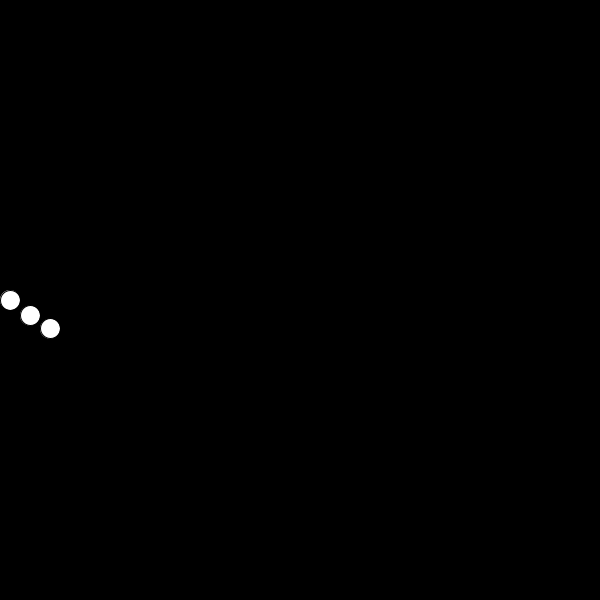
Frame 1 (no input)
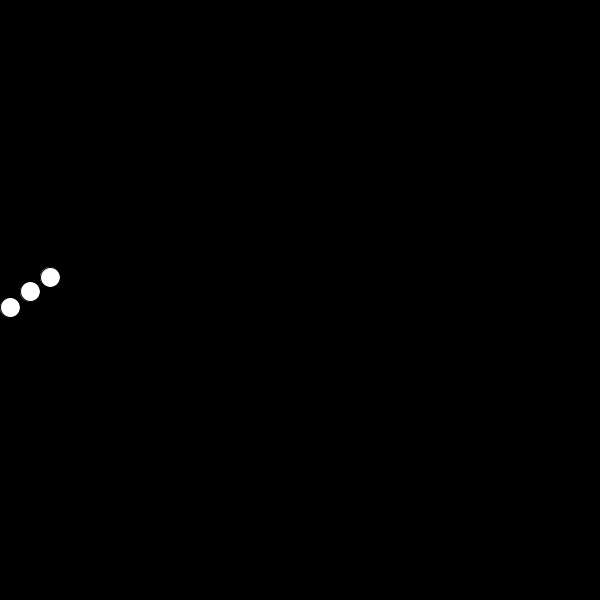
Frame 60 (the mouse pressed at the canvas centre just before this capture)
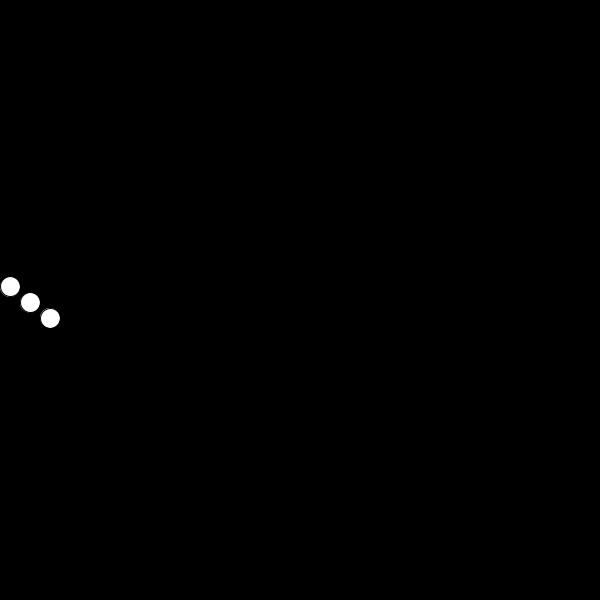
Frame 120 (the mouse held since frame 60 and released just before this capture)

The Processing sketch that drew these frames (run headless with seeded random() and noise(); from frame 60 on, the mouse is pressed at the canvas centre):

// Processing sketch: sketch_3
// ── sketch_3.pde
/* 
the program below draws three circles whose oscillation 
is slightly off from one another. 

instead of drawing the circles one by one, create a loop 
that will draw 30 circles to the canvas to create the 
wave pattern as shown in the example gif. use the iteration
variable (e.g. 'i') from your loop to adjust the beginning 
angle of each circle and space them out over the x-axis. 
finally, adjust the amplitude so that the wave goes from 
the top of the canvas to the bottom.
*/

float angle = 0.0;
float offset;
float amplitude = 40;
float speed = 0.05;

void setup() {
 size(600, 600);
 offset = height/2;
}

void draw() {
 background(0);

 float y1 = offset + sin(angle) * amplitude;
 float y2 = offset + sin(angle + 0.4) * amplitude;
 float y3 = offset + sin(angle + 0.8) * amplitude;

 ellipse(10, y1, 20, 20);
 ellipse(30, y2, 20, 20);
 ellipse(50, y3, 20, 20);

 angle += speed;
}
